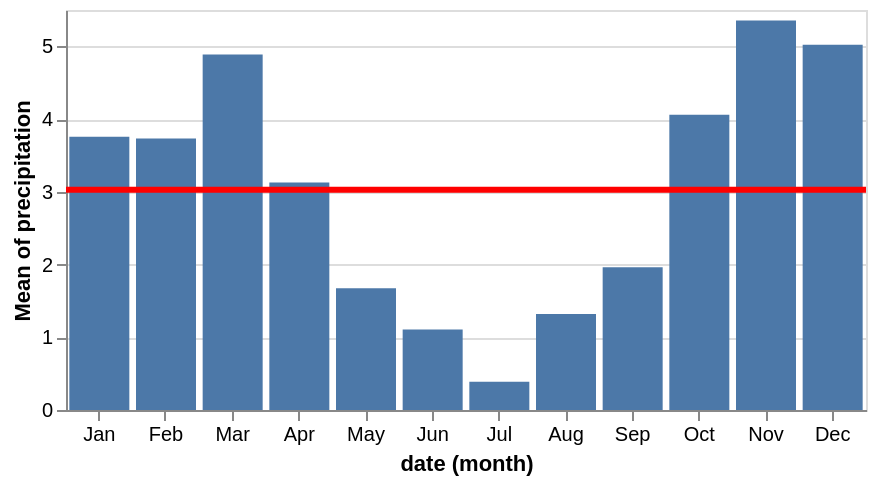

Notebook code cell kept with this figure:
### Code cell
base = alt.Chart(seattle_weather).properties(width = 400, height = 200)

bar = base.mark_bar(tooltip=True).encode(
    x = alt.X('date:O', timeUnit = 'month'),
    y = alt.Y('precipitation:Q', aggregate = 'mean')
)
rule = base.mark_rule(size = 3, color = 'red').encode(
    y = alt.Y('precipitation:Q', aggregate = 'mean')
)
bar + rule # or alt.layer(bar, rule)

### Figure 1 — Vega-Lite specification as saved in the notebook (floating-point values rounded to 4 significant figures; data arrays with more than 128 entries replaced by an {"elided": "..."} marker saying what was removed)
{"config": {"view": {"continuousWidth": 300, "continuousHeight": 300}}, "layer": [{"mark": {"type": "bar", "tooltip": true}, "encoding": {"x": {"field": "date", "timeUnit": "month", "type": "ordinal"}, "y": {"aggregate": "mean", "field": "precipitation", "type": "quantitative"}}}, {"mark": {"type": "rule", "color": "red", "size": 3}, "encoding": {"y": {"aggregate": "mean", "field": "precipitation", "type": "quantitative"}}}], "data": {"name": "data-6881b3c76720a51ecae2e2fb5659aff4"}, "height": 200, "width": 400, "$schema": "https://vega.github.io/schema/vega-lite/v5.20.1.json", "datasets": {"data-6881b3c76720a51ecae2e2fb5659aff4": {"elided": "1461 records"}}}
